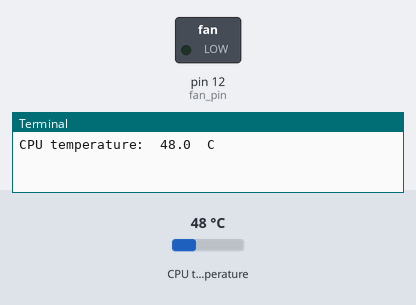
The program below on a simulated Raspberry Pi (header pin numbers). Shown: switched loads named in the program (green lamp = pin HIGH), the last lines printed to the terminal. The test bench sets the inputs (shaded band); at power-on: CPU temperature 48 °C.

Above: at 1.2 s.
1.3 s: CPU temperature set to 43 °C
7.5 s: CPU temperature set to 40 °C
At 10.4 s:
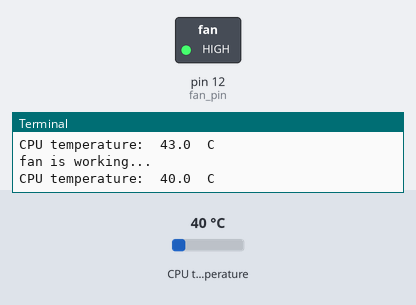
11.4 s: CPU temperature set to 49 °C
15.3 s: CPU temperature set to 52 °C
At 18.9 s:
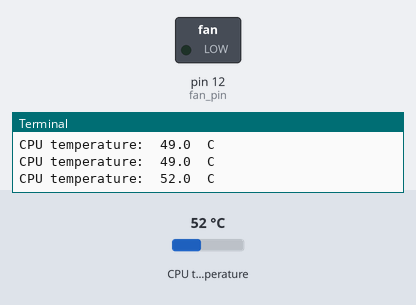
19.6 s: CPU temperature set to 31 °C
At 21.8 s:
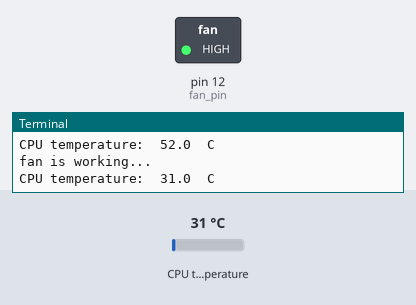
Timing chart, 0 to 23.3 s (numbered marks = the images above; inputs shaded):
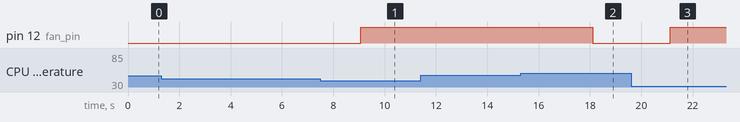

Measured:
- the behaviour switches between 42 and 41 °C on CPU temperature (found by bisection; images 0 and 1)
- the behaviour switches between 50 and 51 °C on CPU temperature (found by bisection; images 1 and 2)
- after the input at 7.5 s, pin 12 (fan_pin): LOW → HIGH after 1.6 s
- after the input at 15.3 s, pin 12 (fan_pin): HIGH → LOW after 2.8 s
- after the input at 19.6 s, pin 12 (fan_pin): LOW → HIGH after 1.5 s

The program:

fan.py
```python
#!/usr/bin/python2.7
import RPi.GPIO as GPIO
import time
import commands

T_HIGH = 50
T_LOW = 42
fan_pin = 12
GPIO.setwarnings(False)
GPIO.setmode(GPIO.BOARD)
GPIO.setup(fan_pin, GPIO.OUT)

def get_gpu_temp():
    gpu_temp = commands.getoutput( '/opt/vc/bin/vcgencmd measure_temp' ).replace( 'temp=', '' ).replace( '\'C', '' )
    return  float(gpu_temp)

while 1:
    gpu_temp_loop = get_gpu_temp()
    print 'CPU temperature: ', gpu_temp_loop, ' C'
    if gpu_temp_loop > T_HIGH:
        GPIO.output(fan_pin, 0)
    if gpu_temp_loop < T_LOW:
        GPIO.output(fan_pin, 1)
    time.sleep(3)
    if GPIO.input(fan_pin) == 0:
        print 'fan is working...'
```
